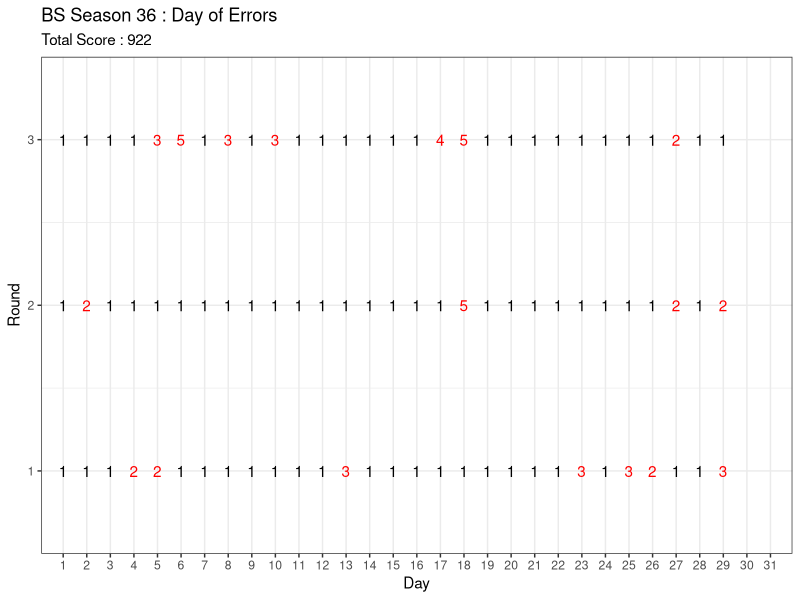

R code for this plot:
library(tidyr)
library(dplyr)
library(ggplot2)
library(glue)

rm(list=ls())

season = 36

raw.data = c(
  1,1,1,
  1,2,1,
  1,1,1,
  2,1,1,
  2,1,3,
  1,1,5,
  1,1,1,
  1,1,3,
  1,1,1,
  1,1,3,
  1,1,1,
  1,1,1,
  3,1,1,
  1,1,1,
  1,1,1,
  1,1,1,
  1,1,4,
  1,5,5,
  1,1,1,
  1,1,1,
  1,1,1,
  1,1,1,
  3,1,1,
  1,1,1,
  3,1,1,
  2,1,1,
  1,2,2,
  1,1,1,
  3,2,1
)

ranking.score = 
  tribble(
    ~ranking, ~score,
    1, 12,
    2, 8,
    3, 5,
    4, 3,
    5, 0
  )

data = 
  data.frame(
    season,
    ranking = raw.data
  ) %>% 
  inner_join(ranking.score, by='ranking') %>%
  transmute(
    season,
    ranking,
    score = score,
    total.score = cumsum(score),
    total.round = 1:n(),
    daily.round = (total.round %% 3) + 1,
    day = rep(1:31, each=3) %>% head(n())
  )

total.score = 
  data %>% tail(1) %>% .$total.score

data %>%
  mutate(colour = ifelse(ranking > 1, TRUE, FALSE)) %>%
  group_by(day) %>%
  mutate(count = 1:n()) %>%
  ggplot(aes(x=day, y=count)) +
  geom_text(aes(label=ranking, color=colour)) +
  scale_x_continuous(limits=c(1,31), breaks=1:31, expand=c(.03,.03)) +
  scale_y_continuous(limits=c(1,3), breaks=1:3, expand = c(.2,.1)) +
  scale_color_manual(values=c('black','red')) +
  labs(
    title = glue('BS Season {season} : Day of Errors'), 
    subtitle = glue('Total Score : {total.score}'), 
    y='Round', x='Day'
  ) +
  theme_bw() +
  theme(
    panel.grid.minor.x = element_blank(),
    legend.position = 'none'
  )
